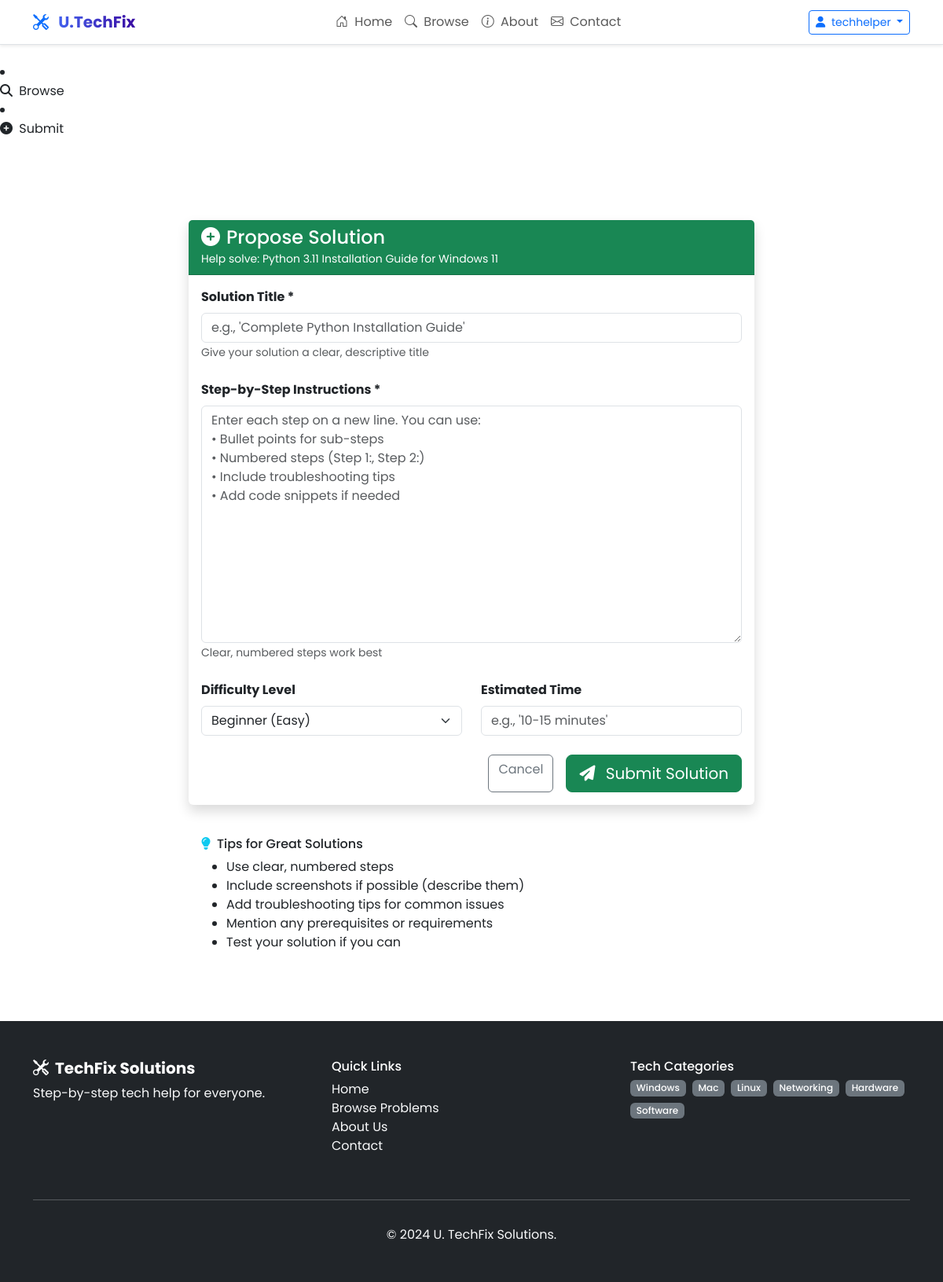
/problem/1/add-solution (signed in), run on the app's committed database.
### Blog.py (models this page shows, shortened)
class User(UserMixin, db.Model):
    __tablename__ = 'users'
    id = db.Column(db.Integer, primary_key=True)
    username = db.Column(db.String(80), unique=True, nullable=False)
    email = db.Column(db.String(120), unique=True, nullable=False)
    password_hash = db.Column(db.String(128), nullable=False)
    created_at = db.Column(db.DateTime, default=datetime.utcnow)
    is_helper = db.Column(db.Boolean, default=False)
    reputation = db.Column(db.Integer, default=0)

class Problem(db.Model):
    __tablename__ = 'problems'
    id = db.Column(db.Integer, primary_key=True)
    title = db.Column(db.String(200), nullable=False)
    description = db.Column(db.Text, nullable=False)
    category = db.Column(db.String(50))
    device_type = db.Column(db.String(50))
    operating_system = db.Column(db.String(50))
    urgency = db.Column(db.String(20), default='medium')
    is_solved = db.Column(db.Boolean, default=False)
    views = db.Column(db.Integer, default=0)
    solution_count = db.Column(db.Integer, default=0)
    user_id = db.Column(db.Integer, db.ForeignKey('users.id'), nullable=False)
    created_at = db.Column(db.DateTime, default=datetime.utcnow)
    updated_at = db.Column(db.DateTime, default=datetime.utcnow, onupdate=datetime.utcnow)
    author = db.relationship('User', backref='user_problems')
    solutions = db.relationship('Solution', backref='problem', lazy=True, cascade="all, delete-orphan")

### Blog.py (the view, shortened to what this page needs)
@app.route('/problem/<int:problem_id>/add-solution', methods=['GET', 'POST'])
@login_required
def add_solution(problem_id):
    problem = Problem.query.get_or_404(problem_id)
    return render_template('add_solution.html',
                          title=f'Add Solution: {problem.title}',
                          problem=problem)

### Blog.py (called while the page is built)
@login_manager.user_loader
def load_user(user_id):
    return User.query.get(int(user_id))

@app.context_processor
def inject_user():
    return dict(current_user=current_user)

### templates/add_solution.html (shortened to what this page needs)
{% extends "base.html" %}
{% block content %}
<div class="container">
    <div class="row justify-content-center">
        <div class="col-lg-8">
            <div class="card shadow">
                <div class="card-header bg-success text-white">
                    <h4 class="mb-0">
                        <i class="fas fa-plus-circle me-2"></i>Propose Solution
                    </h4>
                    <small>Help solve: {{ problem.title }}</small>
                </div>
                <div class="card-body">
                    <form method="POST" action="{{ url_for('add_solution', problem_id=problem.id) }}">
                        <div class="mb-4">
                            <label class="form-label fw-bold">Solution Title *</label>
                            <input type="text" name="title" class="form-control"
                                   placeholder="e.g., 'Complete Python Installation Guide'"
                                   required maxlength="200">
                            <small class="text-muted">Give your solution a clear, descriptive title</small>
                        </div>
                        <div class="mb-4">
                            <label class="form-label fw-bold">Step-by-Step Instructions *</label>
                            <textarea name="steps" class="form-control" rows="12"
                                      placeholder="Enter each step on a new line. You can use:
• Bullet points for sub-steps
• Numbered steps (Step 1:, Step 2:)
• Include troubleshooting tips
• Add code snippets if needed"
                                      required></textarea>
                            <small class="text-muted">Clear, numbered steps work best</small>
                        </div>
                        <div class="row mb-4">
                            <div class="col-md-6">
                                <label class="form-label fw-bold">Difficulty Level</label>
                                <select name="difficulty" class="form-select">
                                    <option value="Beginner">Beginner (Easy)</option>
                                </select>
                            </div>
                            <div class="col-md-6">
                                <label class="form-label fw-bold">Estimated Time</label>
                                <input type="text" name="estimated_time" class="form-control"
                                       placeholder="e.g., '10-15 minutes'">
                            </div>
                        </div>
                        <div class="d-grid gap-2 d-md-flex justify-content-md-end">
                            <a href="{{ url_for('problem_detail', problem_id=problem.id) }}"
                               class="btn btn-outline-secondary me-md-2">
                                Cancel
                            </a>
                            <button type="submit" class="btn btn-success btn-lg">
                                <i class="fas fa-paper-plane me-2"></i> Submit Solution
                            </button>
                        </div>
                    </form>
                </div>
            </div>
            <div class="card mt-4 border-info">
                <div class="card-body">
                    <h6><i class="fas fa-lightbulb text-info me-2"></i>Tips for Great Solutions</h6>
                    <ul class="mb-0">
                        <li>Use clear, numbered steps</li>
                        <li>Include screenshots if possible (describe them)</li>
                        <li>Add troubleshooting tips for common issues</li>
                        <li>Mention any prerequisites or requirements</li>
                        <li>Test your solution if you can</li>
                    </ul>
                </div>
            </div>
        </div>
    </div>
</div>
{% endblock %}

### templates/base.html (shortened to what this page needs)
<!DOCTYPE html>
<html lang="en" data-bs-theme="light">
<head>
    <link href="https://cdn.jsdelivr.net/npm/bootstrap@5.3.0/dist/css/bootstrap.min.css" rel="stylesheet">
    <link rel="stylesheet" href="https://cdn.jsdelivr.net/npm/bootstrap-icons@1.10.0/font/bootstrap-icons.css">
    <link href="https://cdnjs.cloudflare.com/ajax/libs/font-awesome/6.4.0/css/all.min.css" rel="stylesheet">
    <link rel="stylesheet" href="{{ url_for('static', filename='css/main.css') }}">
</head>
<body>
<li class="nav-item">
    <a class="nav-link" href="{{ url_for('browse') }}">
        <i class="fas fa-search me-1"></i> Browse
    </a>
</li>
<li class="nav-item">
    <a class="nav-link" href="{{ url_for('submit_problem') }}">
        <i class="fas fa-plus-circle me-1"></i> Submit
    </a>
</li>
    <nav class="navbar navbar-expand-lg navbar-light bg-white border-bottom shadow-sm fixed-top">
        <div class="container">
            <a class="navbar-brand fw-bold text-primary" href="/">
                <i class="bi bi-tools me-2"></i>
                <span class="brand-text">U.TechFix</span>
            </a>
            <div class="collapse navbar-collapse" id="mainNav">
                <ul class="navbar-nav mx-auto mb-2 mb-lg-0">
                    <li class="nav-item">
                        <a class="nav-link {% if page == 'home' %}active fw-bold{% endif %}" href="/">
                            <i class="bi bi-house-door me-1"></i> Home
                        </a>
                    </li>
                    <li class="nav-item">
                        <a class="nav-link {% if page == 'browse' %}active fw-bold{% endif %}" href="/browse">
                            <i class="bi bi-search me-1"></i> Browse
                        </a>
                    </li>
                    <li class="nav-item">
                        <a class="nav-link {% if page == 'about' %}active fw-bold{% endif %}" href="/about">
                            <i class="bi bi-info-circle me-1"></i> About
                        </a>
                    </li>
                    <li class="nav-item">
                        <a class="nav-link {% if page == 'contact' %}active fw-bold{% endif %}" href="/contact">
                            <i class="bi bi-envelope me-1"></i> Contact
                        </a>
                    </li>
                </ul>
                <div class="d-flex">
                    {% if current_user.is_authenticated %}
                        <div class="dropdown">
                            <button class="btn btn-outline-primary btn-sm dropdown-toggle" type="button" data-bs-toggle="dropdown">
                                <i class="fas fa-user me-1"></i> {{ current_user.username }}
                            </button>
                        </div>
                    {% endif %}
                </div>
            </div>
        </div>
    </nav>
    <div style="height: 80px;"></div>
    <main class="container py-4">
        {% block content %}{% endblock %}
    </main>
    <footer class="bg-dark text-white py-5 mt-5">
        <div class="container">
            <div class="row">
                <div class="col-md-4 mb-4">
                    <h5 class="fw-bold">
                        <i class="bi bi-tools me-2"></i>TechFix Solutions
                    </h5>
                    <p class="text-light">Step-by-step tech help for everyone.</p>
                </div>
                <div class="col-md-4 mb-4">
                    <h6>Quick Links</h6>
                    <ul class="list-unstyled">
                        <li><a href="/" class="text-light text-decoration-none">Home</a></li>
                        <li><a href="/browse" class="text-light text-decoration-none">Browse Problems</a></li>
                        <li><a href="/about" class="text-light text-decoration-none">About Us</a></li>
                        <li><a href="/contact" class="text-light text-decoration-none">Contact</a></li>
                    </ul>
                </div>
                <div class="col-md-4 mb-4">
                    <h6>Tech Categories</h6>
                    <div class="d-flex flex-wrap gap-2">
                        <span class="badge bg-secondary">Windows</span>
                        <span class="badge bg-secondary">Mac</span>
                        <span class="badge bg-secondary">Linux</span>
                        <span class="badge bg-secondary">Networking</span>
                        <span class="badge bg-secondary">Hardware</span>
                        <span class="badge bg-secondary">Software</span>
                    </div>
                </div>
            </div>
            <hr class="text-light">
            <div class="text-center pt-3">
                <p class="mb-0 text-light">&copy; 2024 U. TechFix Solutions.</p>
            </div>
        </div>
    </footer>
</body>
</html>

### static/main.css (style rules this page uses)
:root { --primary-color: #4361ee; --secondary-color: #3a0ca3; --accent-color: #4cc9f0; --light-color: #f8f9fa; --dark-color: #212529; --success-color: #4ade80; --warning-color: #f59e0b; }
body { font-family: 'Poppins', sans-serif; padding-top: 80px; }
.brand-text { background: linear-gradient(90deg, var(--primary-color), var(--secondary-color)); -webkit-background-clip: text; -webkit-text-fill-color: transparent; background-clip: text; }
.navbar { backdrop-filter: blur(10px); -webkit-backdrop-filter: blur(10px); }
.card { border: none; transition: transform 0.3s ease, box-shadow 0.3s ease; }
.badge { font-weight: 500; padding: 0.35em 0.65em; }

### data on the page
User: username "techhelper"
Problem: title "Python 3.11 Installation Guide for Windows 11"
